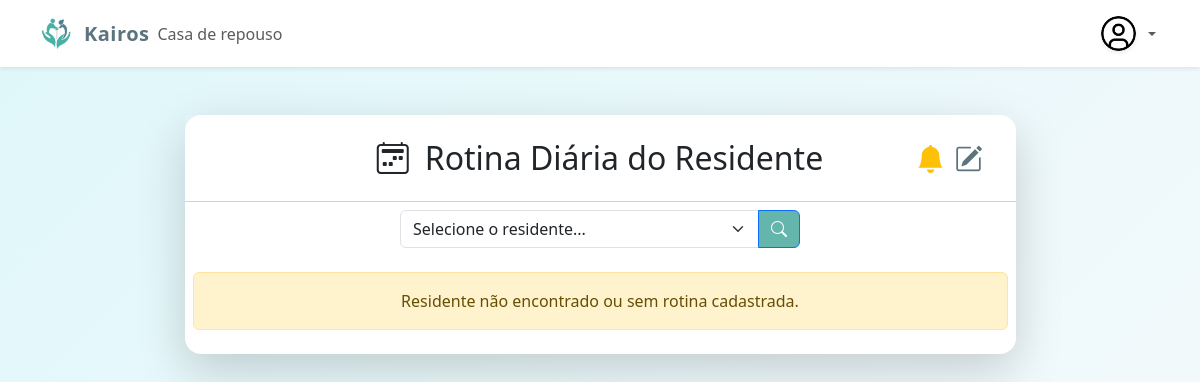
Page /rotina.php?residente_id=101 (signed in) on the earlier database version.
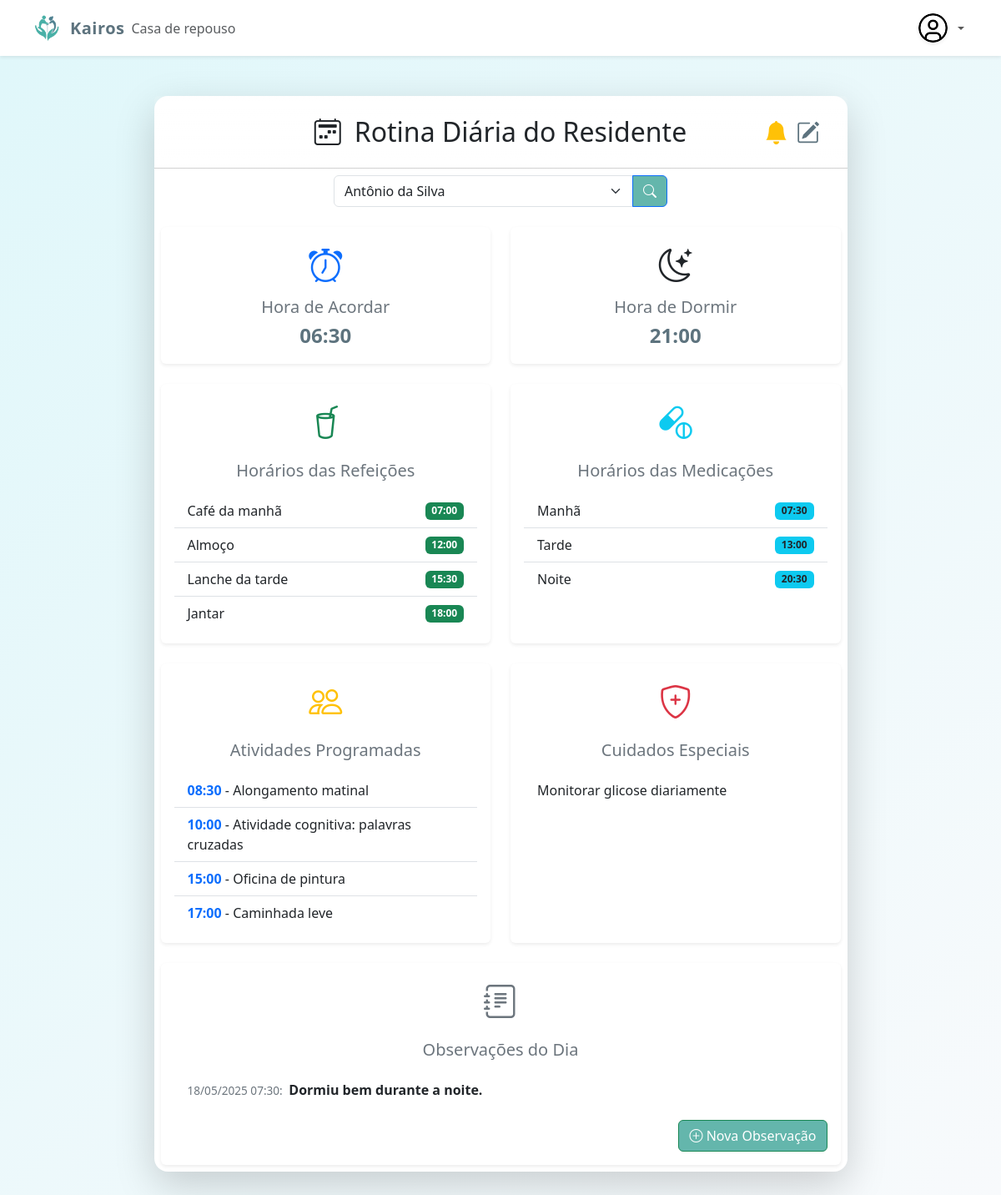
Same page on the later database version.
### tables this page shows
CREATE TABLE `tb_rotina_residente` (
  `id` int(11) NOT NULL,
  `resident_id` int(11) NOT NULL,
  `hora_acordar` time NOT NULL,
  `hora_dormir` time NOT NULL,
  `refeicao_cafe` time NOT NULL,
  `refeicao_almoco` time NOT NULL,
  `refeicao_lanche` time NOT NULL,
  `refeicao_jantar` time NOT NULL,
  `medicacao_manha` time NOT NULL,
  `medicacao_tarde` time NOT NULL,
  `medicacao_noite` time NOT NULL,
  `cuidados_especiais` text DEFAULT NULL,
  `criado_em` datetime DEFAULT current_timestamp(),
  `atualizado_em` datetime DEFAULT current_timestamp() ON UPDATE current_timestamp()
);

CREATE TABLE `tb_rotina_atividade` (
  `id` int(11) NOT NULL,
  `rotina_id` int(11) NOT NULL,
  `hora` time NOT NULL,
  `descricao` varchar(255) NOT NULL
);

CREATE TABLE `tb_observacoes_dia` (
  `id` int(11) NOT NULL,
  `resident_id` int(11) NOT NULL,
  `observacao` text NOT NULL,
  `data_hora` datetime NOT NULL DEFAULT current_timestamp()
);

### rotina.php (the view, shortened to what the rows shown need)
<?php
include_once "header.php";
include_once "dbConnection.php";
$residente_id = $_GET['residente_id'] ?? ($_POST['residente_id'] ?? '');
$residente = null;
$rotina = null;
$atividades = [];
$cuidados = '';
if ($residente_id) {
    $stmt = $pdo->prepare("SELECT * FROM tb_residentes WHERE id = ?");
    $stmt->execute([$residente_id]);
    $residente = $stmt->fetch(PDO::FETCH_ASSOC);
    if ($residente) {
        $stmt = $pdo->prepare("SELECT * FROM tb_rotina_residente WHERE resident_id = ? ORDER BY criado_em DESC LIMIT 1");
        $stmt->execute([$residente['id']]);
        $rotina = $stmt->fetch(PDO::FETCH_ASSOC);
        if ($rotina) {
            $stmt = $pdo->prepare("SELECT * FROM tb_rotina_atividade WHERE rotina_id = ? ORDER BY hora");
            $stmt->execute([$rotina['id']]);
            $atividades = $stmt->fetchAll(PDO::FETCH_ASSOC);
            $cuidados = $rotina['cuidados_especiais'];
        }
    }
}
$observacoes = [];
if ($residente_id) {
    $stmt = $pdo->prepare("SELECT observacao, data_hora FROM tb_observacoes_dia WHERE resident_id = ? ORDER BY data_hora DESC");
    $stmt->execute([$residente_id]);
    $observacoes = $stmt->fetchAll(PDO::FETCH_ASSOC);
}
?>
<main>
    <section class="py-5" style="background: linear-gradient(135deg, #e0f7fa 0%, #f8fafc 100%); min-height: 100vh;">
        <div class="container">
            <div class="row justify-content-center">
                <div class="col-xl-9 col-lg-10">
                    <div class="card shadow-lg border-0 rounded-4">
                        <div class="card-header bg-gradient" style="background: linear-gradient(90deg, #5D737E 60%, #64B6AC 100%);">
                            <div class="position-relative">
                                <h2 class="mb-0 text-center py-3 d-flex justify-content-center align-items-center gap-3" style="width: 100%;">
                                    <i class="bi bi-calendar2-week"></i> Rotina Diária do Residente
                                </h2>
                            </div>
                        </div>
                        <div class="card-body p-2">
                            <?php if ($residente && $rotina): ?>
                            <div class="row g-4">
                                <div class="col-md-6">
                                    <div class="card border-0 shadow-sm" style="min-height: 120px;">
                                        <div class="card-body text-center py-3">
                                            <i class="bi bi-alarm fs-1 text-primary"></i>
                                            <h5 class="mt-2 mb-1 text-secondary">Hora de Acordar</h5>
                                            <p class="fs-4 fw-semibold mb-0"><?= htmlspecialchars(substr($rotina['hora_acordar'],0,5)) ?></p>
                                        </div>
                                    </div>
                                </div>
                                <div class="col-md-6">
                                    <div class="card border-0 shadow-sm" style="min-height: 120px;">
                                        <div class="card-body text-center py-3">
                                            <i class="bi bi-moon-stars fs-1 text-dark"></i>
                                            <h5 class="mt-2 mb-1 text-secondary">Hora de Dormir</h5>
                                            <p class="fs-4 fw-semibold mb-0"><?= htmlspecialchars(substr($rotina['hora_dormir'],0,5)) ?></p>
                                        </div>
                                    </div>
                                </div>
                                <div class="col-md-6">
                                    <div class="card border-0 shadow-sm h-100">
                                        <div class="card-body">
                                            <i class="bi bi-cup-straw fs-1 text-success d-block text-center"></i>
                                            <h5 class="mt-3 mb-3 text-secondary text-center">Horários das Refeições</h5>
                                            <ul class="list-group list-group-flush">
                                                <li class="list-group-item d-flex justify-content-between align-items-center">
                                                    Café da manhã <span class="badge bg-success"><?= htmlspecialchars(substr($rotina['refeicao_cafe'],0,5)) ?></span>
                                                </li>
                                                <li class="list-group-item d-flex justify-content-between align-items-center">
                                                    Almoço <span class="badge bg-success"><?= htmlspecialchars(substr($rotina['refeicao_almoco'],0,5)) ?></span>
                                                </li>
                                                <li class="list-group-item d-flex justify-content-between align-items-center">
                                                    Lanche da tarde <span class="badge bg-success"><?= htmlspecialchars(substr($rotina['refeicao_lanche'],0,5)) ?></span>
                                                </li>
                                                <li class="list-group-item d-flex justify-content-between align-items-center">
                                                    Jantar <span class="badge bg-success"><?= htmlspecialchars(substr($rotina['refeicao_jantar'],0,5)) ?></span>
                                                </li>
                                            </ul>
                                        </div>
                                    </div>
                                </div>
                                <div class="col-md-6">
                                    <div class="card border-0 shadow-sm h-100">
                                        <div class="card-body">
                                            <i class="bi bi-capsule-pill fs-1 text-info d-block text-center"></i>
                                            <h5 class="mt-3 mb-3 text-secondary text-center">Horários das Medicações</h5>
                                            <ul class="list-group list-group-flush">
                                                <li class="list-group-item d-flex justify-content-between align-items-center">
                                                    Manhã <span class="badge bg-info text-dark"><?= htmlspecialchars(substr($rotina['medicacao_manha'],0,5)) ?></span>
                                                </li>
                                                <li class="list-group-item d-flex justify-content-between align-items-center">
                                                    Tarde <span class="badge bg-info text-dark"><?= htmlspecialchars(substr($rotina['medicacao_tarde'],0,5)) ?></span>
                                                </li>
                                                <li class="list-group-item d-flex justify-content-between align-items-center">
                                                    Noite <span class="badge bg-info text-dark"><?= htmlspecialchars(substr($rotina['medicacao_noite'],0,5)) ?></span>
                                                </li>
                                            </ul>
                                        </div>
                                    </div>
                                </div>
                                <div class="col-md-6">
                                    <div class="card border-0 shadow-sm h-100">
                                        <div class="card-body">
                                            <i class="bi bi-people fs-1 text-warning d-block text-center"></i>
                                            <h5 class="mt-3 mb-3 text-secondary text-center">Atividades Programadas</h5>
                                            <ul class="list-group list-group-flush">
                                                <?php foreach ($atividades as $atv): ?>
                                                <li class="list-group-item">
                                                    <span class="fw-bold text-primary"><?= htmlspecialchars(substr($atv['hora'],0,5)) ?></span> - <?= htmlspecialchars($atv['descricao']) ?>
                                                </li>
                                                <?php endforeach; ?>
                                            </ul>
                                        </div>
                                    </div>
                                </div>
                                <div class="col-md-6">
                                    <div class="card border-0 shadow-sm h-100">
                                        <div class="card-body">
                                            <i class="bi bi-shield-plus fs-1 text-danger d-block text-center"></i>
                                            <h5 class="mt-3 mb-3 text-secondary text-center">Cuidados Especiais</h5>
                                            <ul class="list-group list-group-flush">
                                                <li class="list-group-item"><?= nl2br(htmlspecialchars($cuidados)) ?></li>
                                            </ul>
                                        </div>
                                    </div>
                                </div>
                                <div class="col-12">
                                    <div class="card border-0 shadow-sm h-100">
                                        <div class="card-body">
                                            <i class="bi bi-journal-text fs-1 text-secondary d-block text-center"></i>
                                            <div class="d-flex justify-content-between align-items-center mb-3">
                                                <h5 class="mt-3 mb-0 text-secondary text-center flex-grow-1">Observações do Dia</h5>
                                            </div>
                                            <ul class="list-group list-group-flush d-flex flex-wrap justify-content-center" style="column-count: 2;">
                                                <?php foreach ($observacoes as $obs): ?>
                                                <li class="list-group-item w-100" style="break-inside: avoid;">
                                                    <span class="text-secondary" style="font-size: 0.85em;">
                                                        <?= date('d/m/Y H:i', strtotime($obs['data_hora'])) ?>:
                                                    </span>
                                                    <span class="fw-bold text-dark ms-1"><?= htmlspecialchars($obs['observacao']) ?></span>
                                                </li>
                                                <?php endforeach; ?>
                                            </ul>
                                            <?php if ($residente_id): ?>
                                            <div class="d-flex justify-content-end mt-3">
                                                <button type="button" class="btn btn-success ms-2" data-bs-toggle="modal" data-bs-target="#novaObservacaoModal" style="background-color: #64B6AC;">
                                                    <i class="bi bi-plus-circle"></i> Nova Observação
                                                </button>
                                            </div>
                                            <?php endif; ?>
                                        </div>
                                    </div>
                                </div>
                            </div>
                            <?php elseif ($residente_id): ?>
                                <div class="alert alert-warning text-center mt-4">Residente não encontrado ou sem rotina cadastrada.</div>
                            <?php endif; ?>
                        </div>
                    </div>
                </div>
            </div>
        </div>
    </section>
</main>
<link rel="stylesheet" href="https://cdn.jsdelivr.net/npm/bootstrap-icons@1.11.3/font/bootstrap-icons.min.css">
<?php include_once "footer.php"; ?>

Differences in the rows shown:
added tb_rotina_residente: hora_acordar "06:30", hora_dormir "21:00", refeicao_cafe "07:00", refeicao_almoco "12:00", refeicao_lanche "15:30", refeicao_jantar "18:00", medicacao_manha "07:30", medicacao_tarde "13:00", medicacao_noite "20:30", cuidados_especiais "Monitorar glicose diariamente"
added tb_rotina_atividade: hora "08:30", descricao "Alongamento matinal"
added tb_rotina_atividade: hora "10:00", descricao "Atividade cognitiva: palavras cruzadas"
added tb_rotina_atividade: hora "15:00", descricao "Oficina de pintura"
added tb_rotina_atividade: hora "17:00", descricao "Caminhada leve"
added tb_observacoes_dia: data_hora "18/05/2025 07:30", observacao "Dormiu bem durante a noite."
Other differences:
form field residente_id: "Selecione o residente..." → "Antônio da Silva"
text no longer shown: "Residente não encontrado ou sem rotina cadastrada."
text now shown: "Hora de Acordar Hora de Dormir Horários das Refeições Café da manhã Almoço Lanche da tarde Jantar Horários das Medicações Manhã Tarde Noite Atividades Programadas Cuidados Especiais Observações do Dia Nova Observação"
